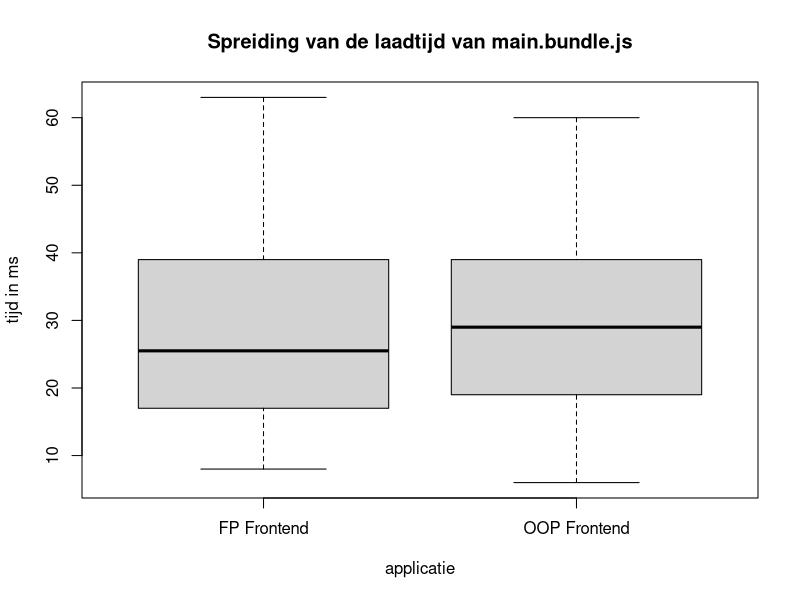
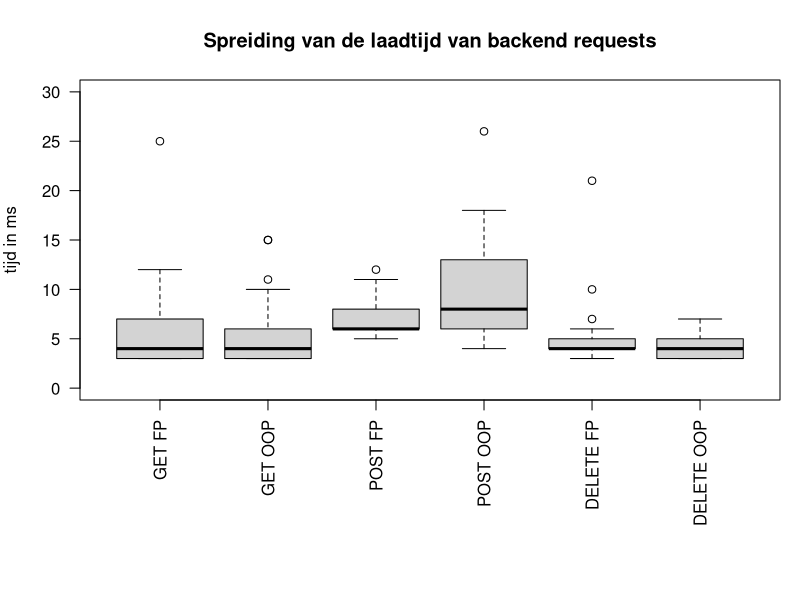

Generate these figures, in order, with R:
frontend <- read.csv("./performantie_frontend.csv", sep = ",")
attach(frontend)

boxplot(frontend, 
        main = 'Spreiding van de laadtijd van main.bundle.js', 
        xlab = 'applicatie', 
        ylab = 'tijd in ms',
        names = c('FP Frontend', 'OOP Frontend'))

t.test(Frontend.FP, Frontend.OOP, var.equal = TRUE)

shapiro.test(Frontend.FP)
shapiro.test(Frontend.OOP)

var(Frontend.FP)
var(Frontend.OOP)

backend <- read.csv("./performantie_backend.csv", sep =  ",")
attach(backend)
par(mar=c(10,4,4,1))

boxplot(backend,
        main = 'Spreiding van de laadtijd van backend requests', 
        ylim = c(0,30),
        ylab = 'tijd in ms',
        names = c('GET FP', 'GET OOP', 'POST FP', 'POST OOP', 'DELETE FP', 'DELETE OOP'),
        las = 2)

t.test(GET.FP, GET.OOP)
t.test(POST.FP, POST.OOP)
  t.test(DELETE.FP, DELETE.OOP)
